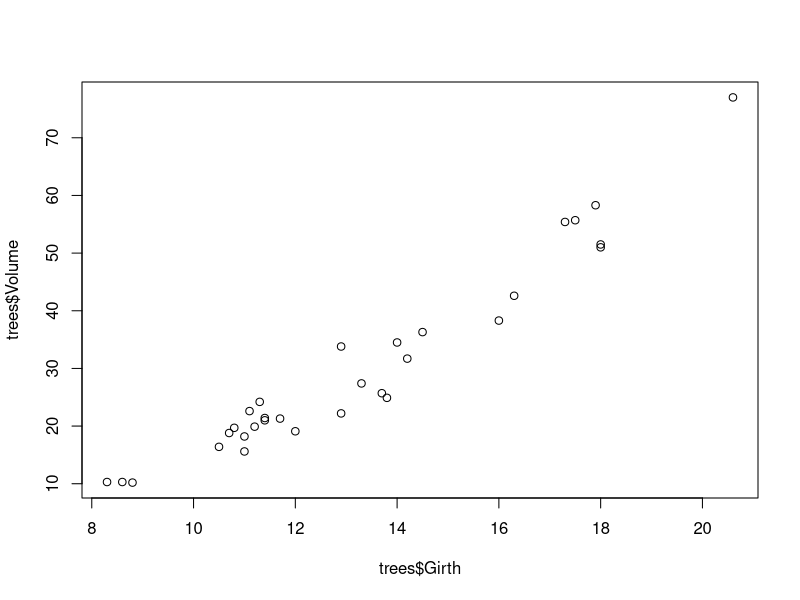
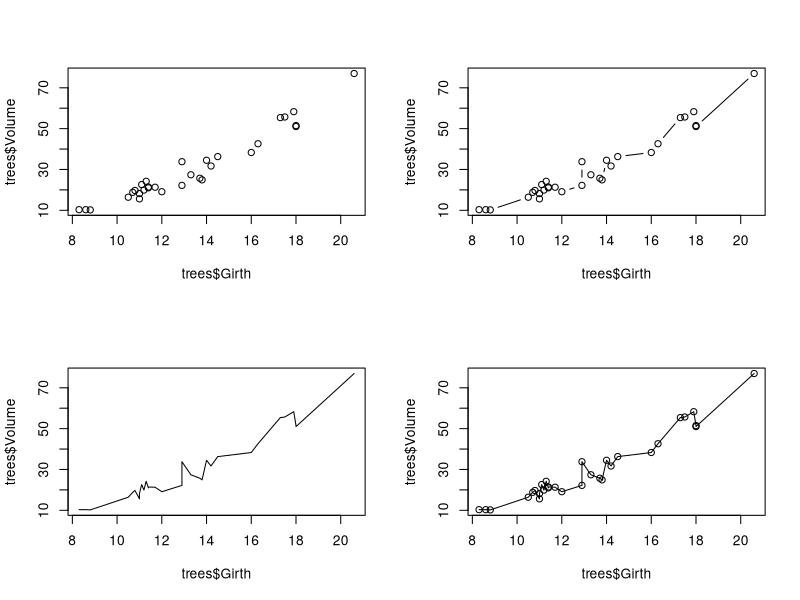
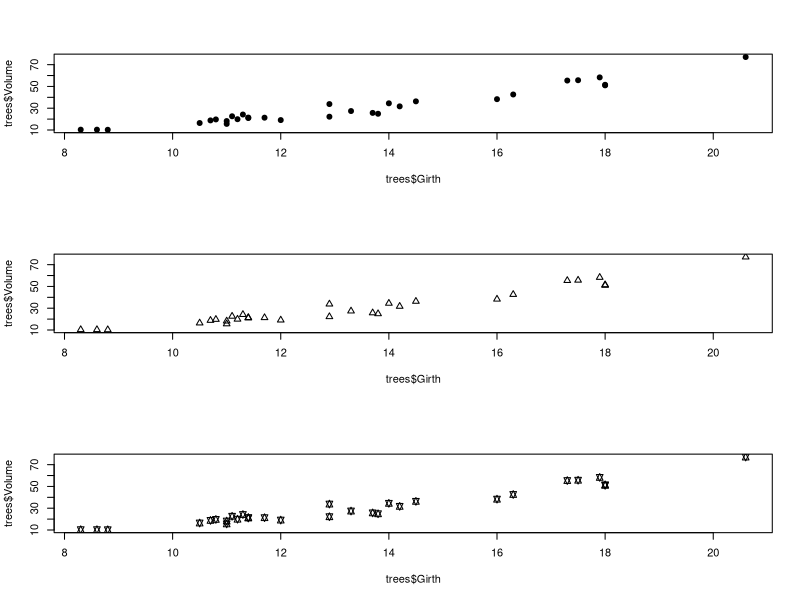
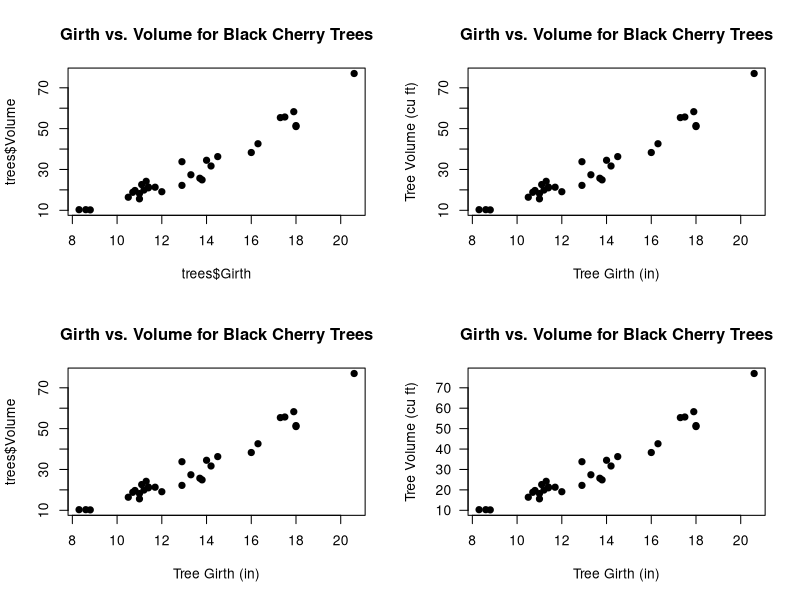
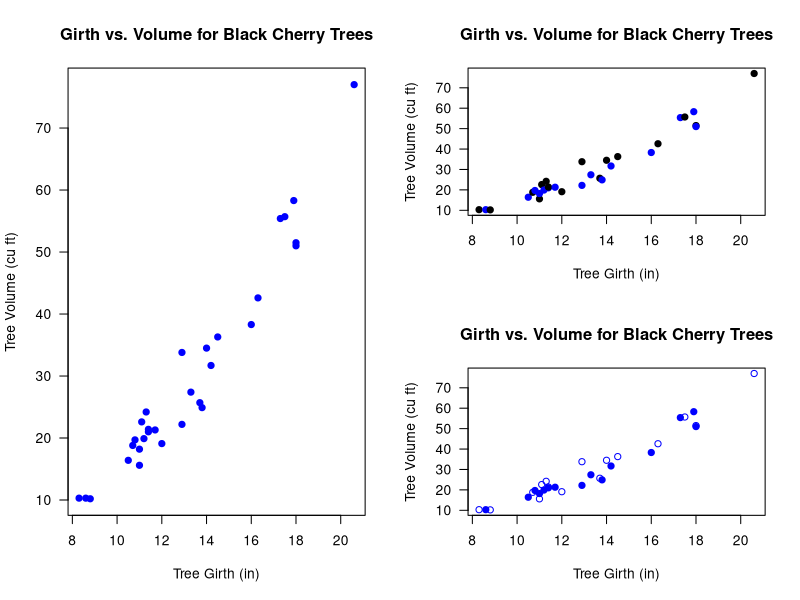
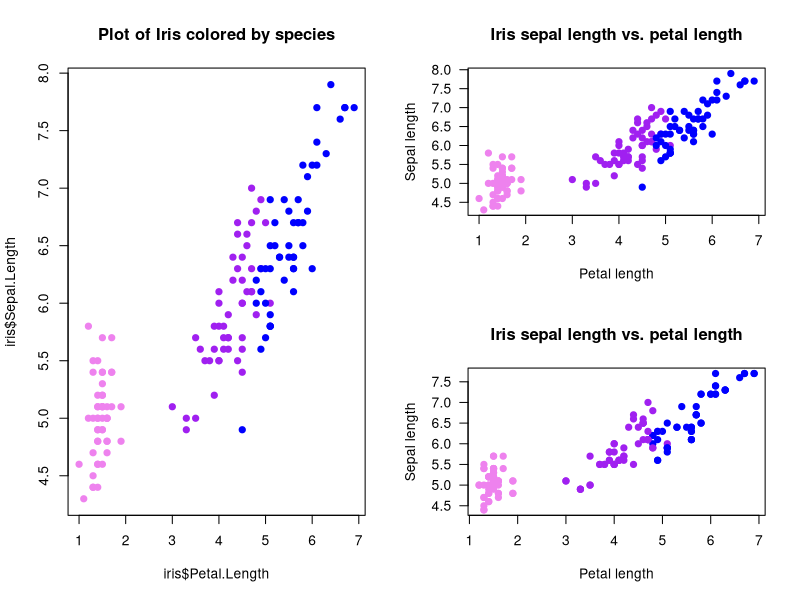
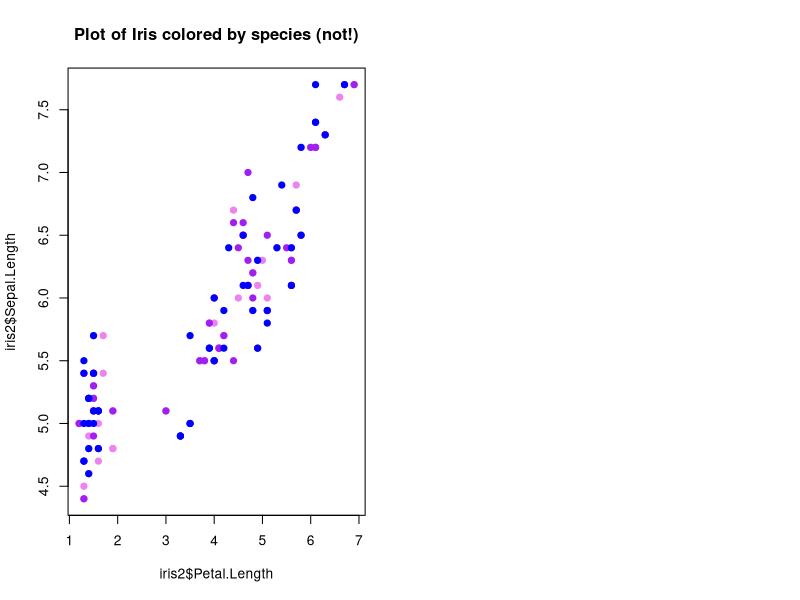
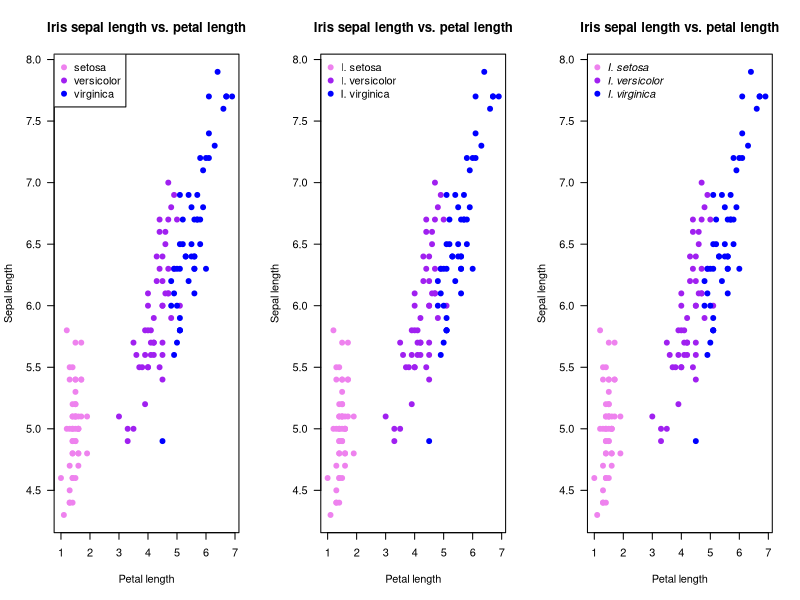

These charts were generated, in order, by the following R code:
## ---- chunk 1
knitr::opts_chunk$set(echo = TRUE, cache = TRUE)
## ---- chunk 2

##################################################
####                                          ####  
####  R Bootcamp #1, Module 3                 ####
####                                          #### 
####   University of Nevada, Reno             ####
####                                          #### 
##################################################

## NOTE: this module borrows heavily from an R short-course developed by a team at Colorado State University. 
   # Thanks to Perry Williams for allowing us to use these materials!!
   # Thanks to John Tipton at CSU for developing much of this module (plotting in R)!

############################################
####  Data visualization and statistics ####
############################################

## ---- chunk 3

?trees      # description of built in dataset

dim(trees)   # Show the dimension of the trees dataframe                                              

str(trees)   # Show the structure of the trees dataframe

head(trees)   # Show the first few observations of the trees dataframe

## ---- chunk 4

plot(x=trees$Girth, y=trees$Volume)    # use R's built-in "trees" dataset: ?trees

## ---- chunk 5

# Use "layout" to define a 2 row x 2 column matrix with elements 1, 2, 3, and 4.
# This divides the image into four sections and then fills these with the plot function
layout(matrix(1:4, nrow=2, ncol=2))

  # par(mfrow=c(2,2))  # (alternative way to do this)

plot(x=trees$Girth, y=trees$Volume)             # points
plot(x=trees$Girth, y=trees$Volume, type="l")   # lines
plot(x=trees$Girth, y=trees$Volume, type="b")   # both
plot(x=trees$Girth, y=trees$Volume, type="o")   # both with conected lines

## ---- chunk 6

# Use layout to define a 3 row x 1 column matrix with elements 1, 2, and 3.
# This divides the image into three sections and then fills these with the plot function
layout(matrix(1:3, nrow=3, ncol=1))

# pch: 'plotting character' changes the type of point that is used (default is an open circle)!
plot(x=trees$Girth, y=trees$Volume, pch=19)     # filled point
plot(x=trees$Girth, y=trees$Volume, pch=2)      # open triangle
plot(x=trees$Girth, y=trees$Volume, pch=11)     # star

## ---- chunk 7

layout(matrix(1:4, 2, 2))
# main: adds a title
plot(x=trees$Girth, y=trees$Volume, pch=19, 
     main="Girth vs. Volume for Black Cherry Trees")

# xlab: adds an x axis label
plot(x=trees$Girth, y=trees$Volume, pch=19, 
     main="Girth vs. Volume for Black Cherry Trees", 
     xlab="Tree Girth (in)")

# ylab: adds a y axis label
plot(x=trees$Girth, y=trees$Volume, pch=19, 
     main="Girth vs. Volume for Black Cherry Trees", 
     xlab="Tree Girth (in)", ylab="Tree Volume (cu ft)")

# las: rotates axis labels; las=1 makes them all parallel to reading direction
plot(x=trees$Girth, y=trees$Volume, pch=19, 
     main="Girth vs. Volume for Black Cherry Trees", 
     xlab="Tree Girth (in)", ylab="Tree Volume (cu ft)", 
     las=1)

## ---- chunk 8

# Use layout to define a 2 row x 2 column matrix with elements 1, 1, 2, and 3.
# This divides the image into four sections but fills the first two sections
# with the first plot and then fills these next two sections with the final two plots
layout(matrix(c(1, 1, 2, 3), nrow=2, ncol=2))

# col: select a color for the plotting characters
plot(x=trees$Girth, y=trees$Volume, pch=19, 
     main="Girth vs. Volume for Black Cherry Trees",
     xlab="Tree Girth (in)", ylab="Tree Volume (cu ft)",
     las=1, col="blue")

# We can use the c() function to make a vector and have several colors, plotting characters, etc. per plot.
# We start with alternating colors for each point
plot(x=trees$Girth, y=trees$Volume, pch=19, 
     main="Girth vs. Volume for Black Cherry Trees",
     xlab="Tree Girth (in)", ylab="Tree Volume (cu ft)", 
     las=1, col=c("black", "blue"))

# And we can also alternate the plotting symbol at each point.
plot(x=trees$Girth, y=trees$Volume, pch=c(1,19), 
     main="Girth vs. Volume for Black Cherry Trees", 
     xlab="Tree Girth (in)", ylab="Tree Volume (cu ft)", 
     las=1, col="blue")

## ---- chunk 9

?iris
head(iris)     # display first few rows of data
dim(iris)      # dimensionality of the data
str(iris)      # details of the data structure

## ---- chunk 10

plot.colors <- c("violet", "purple", "blue")   # define the colors for representing species ID

## ---- chunk 11

color.vector <- rep(x=plot.colors, each=50)
color.vector
## color vector is now a list of our colors, each repeated 50 times

plot(x=iris$Petal.Length, y=iris$Sepal.Length, pch=19, col=color.vector, 
     main="Plot of Iris colored by species")

## ---- chunk 12

names(plot.colors) <- levels(iris$Species)   # the "levels()" function returns all unique labels for any "factor" variable    
plot.colors

## ---- chunk 13

# generate a vector of colors for our plot (one color for each observation)

indices <- match(iris$Species,names(plot.colors))   # the "match()" function goes through each element of the first vector and finds the matching index in the second vector         
color.vector2 <- plot.colors[indices]


## ---- chunk 14

plot(x=iris$Petal.Length, y=iris$Sepal.Length, pch=19, col=color.vector2, 
     main="Iris sepal length vs. petal length", xlab="Petal length", 
     ylab="Sepal length", las=1)

## ---- chunk 15

# make a new version of the iris data frame that is neither in order nor has the same number of observations for each species (to illustrate generality of the new method)

iris2 <- iris[sample(1:nrow(iris),replace = T),]   # use the "sample()" function to create a randomized ("bootstrapped") version of the iris data frame

# now repeat the above steps:

indices <- match(iris2$Species,names(plot.colors))   # the "match()" function returns the indices of the first vector that match the second vector   
color.vector2 <- plot.colors[indices]
plot(x=iris2$Petal.Length, y=iris2$Sepal.Length, pch=19, col=color.vector2, 
     main="Iris sepal length vs. petal length", xlab="Petal length", 
     ylab="Sepal length", las=1)

## ---- chunk 16

## The old method is NOT general:

color.vector <- rep(x=plot.colors, each=50)
plot(x=iris2$Petal.Length, y=iris2$Sepal.Length, pch=19, col=color.vector, 
     main="Plot of Iris colored by species (not!)")

## ---- chunk 17

# ?legend

layout(matrix(1:3, nrow=1, ncol=3))

# Plot
plot(x=iris$Petal.Length, y=iris$Sepal.Length, pch=19, col=color.vector, 
     main="Iris sepal length vs. petal length", xlab="Petal length", 
     ylab="Sepal length", las=1)

# First legend
legend("topleft", pch=19, col=plot.colors, legend=unique(iris$Species))

# Second plot
plot(x=iris$Petal.Length, y=iris$Sepal.Length, pch=19, col=color.vector,
     main="Iris sepal length vs. petal length", 
     xlab="Petal length", ylab="Sepal length", las=1)

# Second legend
# The bty="n" argument suppresses the border around the legend. (A personal preference)
legend("topleft", pch=19, col=plot.colors, 
       legend=c("I. setosa", "I. versicolor", "I. virginica"), bty="n")


# Plot Three
plot(x=iris$Petal.Length, y=iris$Sepal.Length, pch=19, col=color.vector, 
     main="Iris sepal length vs. petal length", 
     xlab="Petal length", ylab="Sepal length", las=1)

#Legend tree with Italics
legend("topleft", pch=19, col=plot.colors, 
       legend=c("I. setosa", "I. versicolor", "I. virginica"), 
       bty="n", text.font=3)

## ---- chunk 18

## Plot fuel economy by weight

plot(mpg~wt,  data=mtcars,pch=20,xlab="Vehicle weight (1000 lbs)",ylab="Fuel economy (mpg)")      # note the tilde, which can be read "as a function of" -- i.e., "mpg as a function of wt"   
 
## ---- chunk 19

## Plot fuel economy by weight and horsepower

hp_rescale <- with(mtcars,(hp-min(hp))/diff(range(hp)))    # scale from 0 to 1

plot(mpg~wt,  data=mtcars,pch=1,xlab="Vehicle weight (1000 lbs)",ylab="Fuel economy (mpg)",cex=(hp_rescale+0.6)*1.2)   # plot with different sized points

legend("topright",pch=c(1,1),pt.cex=c(0.6,0.6*1.2),legend=paste(range(mtcars$hp),"horsepower"),bty="n")


 
## ---- chunk 20

## Plot fuel economy by weight and horsepower again- this time by color

colramp <- terrain.colors(125)

colindex <- round(hp_rescale*99+1)

plot(mpg~wt,  data=mtcars,pch=20,cex=2,xlab="Vehicle weight (1000 lbs)",ylab="Fuel economy (mpg)",col=colramp[colindex])   # plot with different sized points

legend("topright",pch=c(20,20),pt.cex=c(2,2),col=c(colramp[1],colramp[100]),legend=paste(range(mtcars$hp),"horsepower"),bty="n")


 
## ---- chunk 21

## calculate the mean Sepal Length of for each species
bar.heights <- tapply(iris$Sepal.Length, iris$Species, mean)   #use "tapply()" function, which summarizes a numeric variable by levels of a categorical variable)

# The basic 'barplot()' function
barplot(bar.heights)

## ---- chunk 22

# Let's add some flair
barplot(bar.heights, names.arg=c("I. setosa", "I. versicolor", "I. virginica"), 
        las=1, col=adjustcolor(plot.colors, alpha.f=0.5),
        main="Sepal length for 3 Irises", ylab="Sepal length (cm)")

## ---- chunk 23

CI <- 2 * by(iris$Sepal.Length, iris$Species, sd)
lwr <- bar.heights - CI
upr <- bar.heights + CI

# I used the ylim= argument to pass a 2-element numeric vector specifying the y extent of the barplot (y axis lower and upper bounds). I added some extra room on the top to account for error bars.
# Importantly, assign the barplot to an object. I called it 'b' but you can call it whatever you like. (otherwise, it's hard to know what the "X" values of the error bars are!)

b <- barplot(bar.heights, 
             names.arg=c("I. setosa", "I. versicolor", "I. virginica"), 
             las=1, ylim=c(0,8), col=adjustcolor(plot.colors, alpha.f=0.5),
             main="Sepal length for 3 Irises", ylab="Sepal length (cm)")

# Specify where each arrow starts (x0= and y0=) and ends (x1= and y1=)
arrows(x0=b, x1=b, y0=lwr, y1=upr, code=3, angle=90, length=0.1)

# ?arrows

## ---- chunk 24

layout(matrix(1:2, 1, 2))

## y-axis is in counts by default (total observations in each "bin")
hist(iris$Sepal.Length, main="Histogram of Sepal Length",
     xlab = "Sepal Length")

## change y-axis to proportions of the entire dataset using freq=FALSE
hist(iris$Sepal.Length, freq=FALSE, main="Histogram of Sepal Length", 
     xlab = "Sepal Length")
## Add a density estimator

lines(density(iris$Sepal.Length))   # add a line to the histogram to approximate the probability density of the data distribution
curve(dnorm(x,mean(iris$Sepal.Length),sd(iris$Sepal.Length)),add=T,col="red",lty=3)   # add a normal distribution

## ---- chunk 25

pairs(iris)

## ---- chunk 26

?ToothGrowth
head(ToothGrowth)

## ---- chunk 27

plot.colors <- c("red", "blue")
# subset the colors in plot.colors based on the variable iris$Species
# iris$Species is a factor variable that has 3 levels
color.vector <- plot.colors[ToothGrowth$supp]

plot(x=ToothGrowth$dose, y=ToothGrowth$len, pch=19, col=color.vector, 
     main="Tooth Growth vs. Vitamin C Dose", xlab="Viatmin C Dose (mg)", 
     ylab="Tooth Growth (mm)", las=1)

# First legend
legend("topleft", pch=19, col=plot.colors, legend=unique(ToothGrowth$supp))
## ---- chunk 28

prop <- c(0.18, 0.25, 0.13, 0.05)
asympLCL <- c(0.14, 0.20, 0.11, 0.035)
asympUCL <- c(0.24, 0.33, 0.18, 0.09)

## ---- chunk 29

set.seed(13)
n <- 20 # Number of experimental trials
a <- 12
b <- 1.5

rings <- round(runif(n)*50)  # number of bell rings
wings <- round(a + b*rings + rnorm(n, sd=5))       # number of angels who get their wings
offset <- rpois(n, lambda=10)           # measurement error
lwr <- wings - offset                 
upr <- wings + offset

## ---- chunk 30

####################
# STATISTICS!
####################

#####
#####  Load Data
#####

sculpin.df <- read.csv("sculpineggs.csv")

head(sculpin.df)

## ---- chunk 31

#####
#####  Summary Statistics
#####

mean(sculpin.df$NUMEGGS)      # compute sample mean
median(sculpin.df$NUMEGGS)    # compute sample median

min(sculpin.df$NUMEGGS)       # sample minimum
max(sculpin.df$NUMEGGS)       # sample maximum
range(sculpin.df$NUMEGGS)     # both min and max.

quantile(sculpin.df$NUMEGGS,0.5)            # compute sample median using quantile function
quantile(sculpin.df$NUMEGGS,c(0.25,0.75))   # compute sample quartiles

var(sculpin.df$NUMEGGS)           # sample variance
sd(sculpin.df$NUMEGGS)            # sample standard deviation
sd(sculpin.df$NUMEGGS)^2          # another way to compute variance
var(sculpin.df$NUMEGGS)^0.5       # another way to compute std. dev.

colMeans(sculpin.df)           # column mean of data frame
apply(sculpin.df,2,mean)       # column mean of data frame   # note the use of the "apply()" function. 
apply(sculpin.df,2,median)     # column median of data frame


########
# Or just use the "summary()" function!

summary(sculpin.df) # provides a set of summary statistics for all columns in a data frame. 


## ---- chunk 32

###########
# Deal with missing data

newdf <- read.table(file="data_missing.txt", sep="\t", header=T)  # load dataset with missing data

mean(newdf$Export)

mean(newdf$Export,na.rm = TRUE)

## ---- chunk 33

#####
#####  Plot data 
#####

hist(sculpin.df$NUMEGGS)

plot(x = sculpin.df$FEMWT,y = sculpin.df$NUMEGGS)

## ---- chunk 34

#####
#####  Linear Regression  
#####

m1 <- lm(NUMEGGS ~ FEMWT, data=sculpin.df)      # fit linear regression model

m1                                      # view estimates of intercept and slope 
summary(m1)                             # view summary of fit
summary(m1)$r.squared                   # extract R-squared
confint(m1)                             # confidence intervals for intercept and slope
AIC(m1)                                 # report AIC (Akaike's Information Criterion, used to perform model selection) 

plot(x = sculpin.df$FEMWT,y = sculpin.df$NUMEGGS)    # plot data
abline(m1)                                           # plot line of best fit

########
# Use the "predict()" function!

FEMWT.pred <- data.frame(FEMWT = 30)                   # create new data frame to predict number of eggs at FEMWT of 30
predict(m1,newdata=FEMWT.pred)                         # make prediction
predict(m1,newdata=FEMWT.pred,interval="confidence")   # make prediction and get confidence interval
predict(m1,newdata=FEMWT.pred,interval="prediction")   # make prediction and get prediction interval


## ---- chunk 35

##################################
####  Model selection example ####
##################################

## Try to work through these examples and make sure you understand them before moving on to the challenge exercises.

m1 <- lm(NUMEGGS ~ FEMWT, data=sculpin.df)                  # fit linear regression model
summary(m1)

m2 <- lm(NUMEGGS ~ 1, data=sculpin.df)                      # fit linear regression with intercept only (mean model)
summary(m2)

m3 <- lm(NUMEGGS ~ I(FEMWT^0.5), data=sculpin.df)           # fit linear regression with intercept and sqrt of FEMWT term
summary(m3)

## ---- chunk 36

plot(NUMEGGS ~ FEMWT,data=sculpin.df)                      # plot data
abline(m1,col="black")                                     # plot line of best fit
abline(m2,col="red")                                       # plot intercept only model

#########
#  Here's a flexible method for drawing any arbitrary non-linear relationship!
FEMWT.pred <- data.frame(FEMWT = seq(10,45,by=0.1))        # create new data frame to predict number of eggs from FEMWT of 10 to 45 by increments of 0.1
NUMEGGS.pred <- predict(m3,newdata=FEMWT.pred)             # make prediction using "predict()" function
lines(FEMWT.pred$FEMWT,NUMEGGS.pred,col="green")  # plot sqrt model (note the use of the "lines()" function to draw a line!)

########
# Perform model selection!


#Compare models using AIC
AIC(m1)
AIC(m2)
AIC(m3)

#Compare models using R-squared
summary(m1)$r.squared 
summary(m2)$r.squared 
summary(m3)$r.squared 

#########
#  And finally, here's how you can draw a confidence interval or prediction interval around a regression relationship!

plot(NUMEGGS ~ FEMWT,data=sculpin.df)                      # plot data
NUMEGGS.confint <- predict(m3,newdata=FEMWT.pred,interval="prediction")             # use "predict()" function to compute the prediction interval!
points(FEMWT.pred$FEMWT,NUMEGGS.confint[,"fit"],col="green",typ="l",lwd=2)  # plot fitted sqrt model
points(FEMWT.pred$FEMWT,NUMEGGS.confint[,"lwr"],col="green",typ="l",lty=2)  # plot fitted sqrt model
points(FEMWT.pred$FEMWT,NUMEGGS.confint[,"upr"],col="green",typ="l",lty=2)  # plot fitted sqrt model
